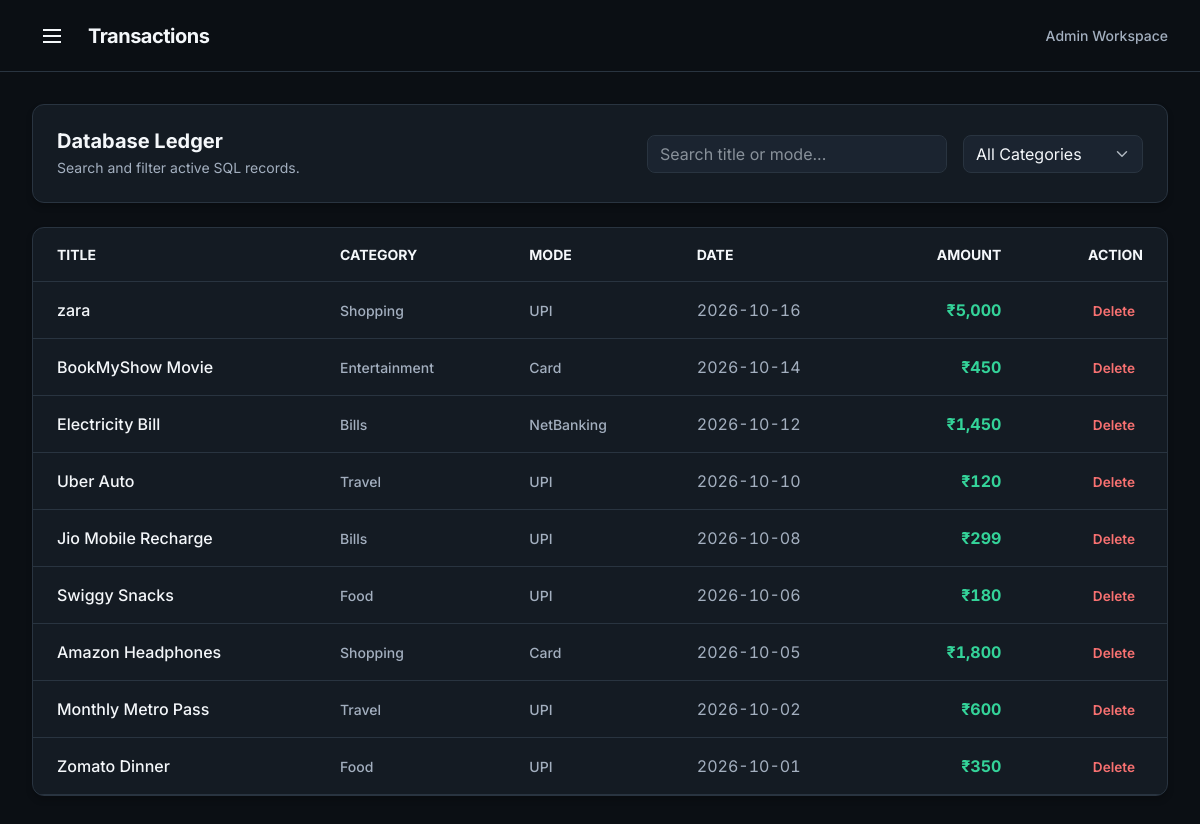
The app's page /transactions, older data.
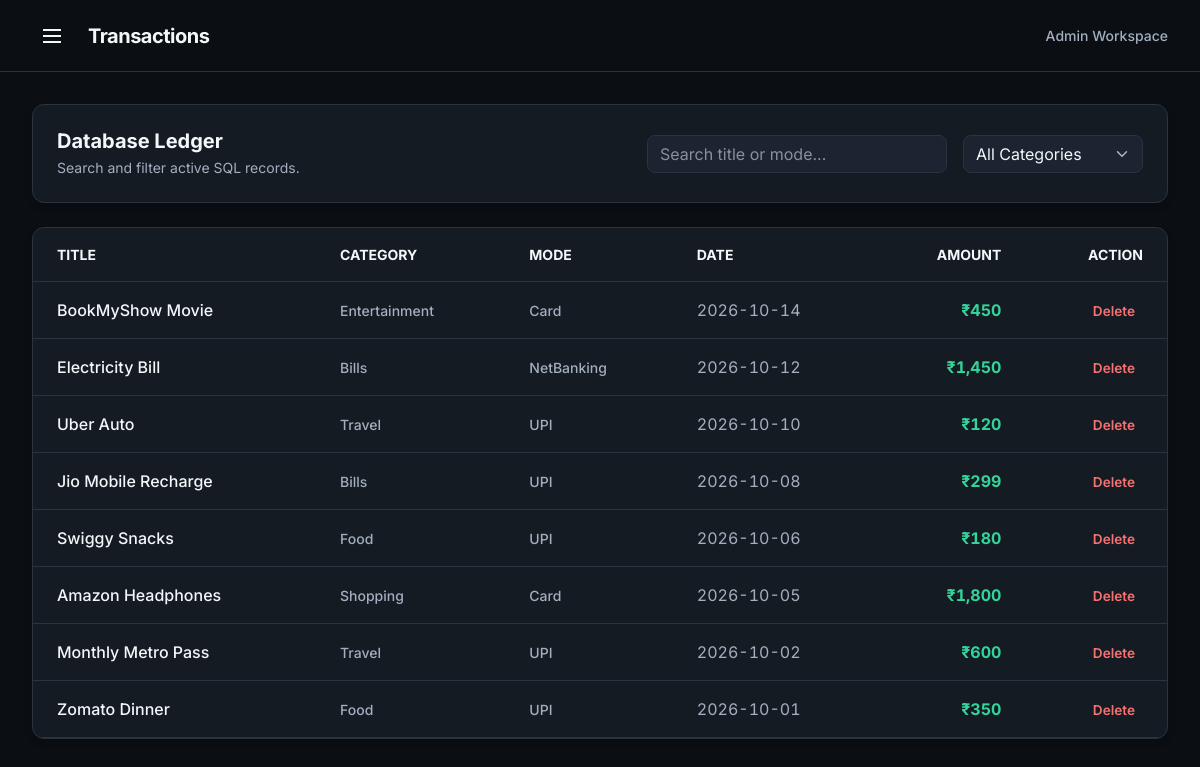
The same page, newer data.
### tables this page shows
CREATE TABLE expenses (
    id INTEGER PRIMARY KEY AUTOINCREMENT,
    title TEXT NOT NULL,
    category TEXT NOT NULL,
    payment_mode TEXT NOT NULL,
    amount INTEGER NOT NULL,
    spend_date TEXT NOT NULL
);

### app.py (the view)
@app.route('/transactions')
def transactions():
    conn = get_db_connection()
    expenses = conn.execute(
        'SELECT * FROM expenses ORDER BY spend_date DESC, id DESC'
    ).fetchall()
    conn.close()
    return render_template('transactions.html', expenses=expenses)

### app.py (called while the page is built)
def get_db_connection():
    conn = sqlite3.connect(DATABASE_PATH)
    conn.row_factory = sqlite3.Row
    conn.execute('''
        CREATE TABLE IF NOT EXISTS expenses (
            id INTEGER PRIMARY KEY AUTOINCREMENT,
            title TEXT NOT NULL,
            category TEXT NOT NULL,
            payment_mode TEXT NOT NULL,
            amount INTEGER NOT NULL,
            spend_date TEXT NOT NULL
        )
    ''')
    return conn

@app.context_processor
def inject_trash_count():
    return {'trash_count': len(session.get('deleted_items', []))}

### templates/transactions.html (shortened to what this page needs)
{% extends "base.html" %}
{% block header_title %}Transactions{% endblock %}
{% block content %}
<div class="content-container">
    <div class="surface-card p-4 mb-4">
        <div class="row g-3 align-items-center justify-content-between">
            <div class="col-lg-5">
                <h2 class="h5 fw-bold mb-1 text-light">Database Ledger</h2>
                <p class="text-secondary small mb-0">Search and filter active SQL records.</p>
            </div>
            <div class="col-lg-7 d-flex gap-3 justify-content-lg-end">
                <input type="search" id="searchInput" class="form-control" style="max-width: 300px;" placeholder="Search title or mode..." oninput="filterLedger()">
                <select id="catFilter" class="form-select" style="max-width: 180px;" onchange="filterLedger()">
                    <option value="">All Categories</option>
                </select>
            </div>
        </div>
    </div>
    <div class="surface-card overflow-hidden">
        <div class="table-responsive">
            <table class="table table-hover align-middle mb-0" id="ledgerTable">
                <thead>
                    <tr class="text-secondary small text-uppercase">
                        <th class="py-3 px-4 border-subtle">Title</th>
                        <th class="py-3 px-4 border-subtle">Category</th>
                        <th class="py-3 px-4 border-subtle">Mode</th>
                        <th class="py-3 px-4 border-subtle">Date</th>
                        <th class="py-3 px-4 border-subtle text-end">Amount</th>
                        <th class="py-3 px-4 border-subtle text-end">Action</th>
                    </tr>
                </thead>
                <tbody>
                    {% for e in expenses %}
                    <tr data-title="{{ e['title'] | lower }}" data-category="{{ e['category'] }}" data-mode="{{ e['payment_mode'] | lower }}">
                        <td class="py-3 px-4 fw-medium text-light border-subtle">{{ e['title'] }}</td>
                        <td class="py-3 px-4 border-subtle"><span class="text-secondary small fw-medium">{{ e['category'] }}</span></td>
                        <td class="py-3 px-4 border-subtle"><span class="text-secondary small fw-medium">{{ e['payment_mode'] }}</span></td>
                        <td class="py-3 px-4 text-secondary tabular-nums border-subtle">{{ e['spend_date'] }}</td>
                        <td class="py-3 px-4 text-end fw-bold tabular-nums text-success border-subtle">₹{{ "{:,.0f}".format(e['amount']) }}</td>
                        <td class="py-3 px-4 text-end border-subtle">
                            <a href="{{ url_for('delete_expense', txn_id=e['id']) }}" class="btn-ghost py-1 px-2 text-danger border-0">Delete</a>
                        </td>
                    </tr>
                    {% else %}
                    <tr><td colspan="6" class="text-center py-5 text-secondary">No transactions found.</td></tr>
                    {% endfor %}
                </tbody>
            </table>
        </div>
    </div>
</div>
{% endblock %}

Row changes from the older to the newer data that the page shows:
removed expenses: title "zara", category "Shopping", payment_mode "UPI", spend_date "2026-10-16", amount "5,000"
